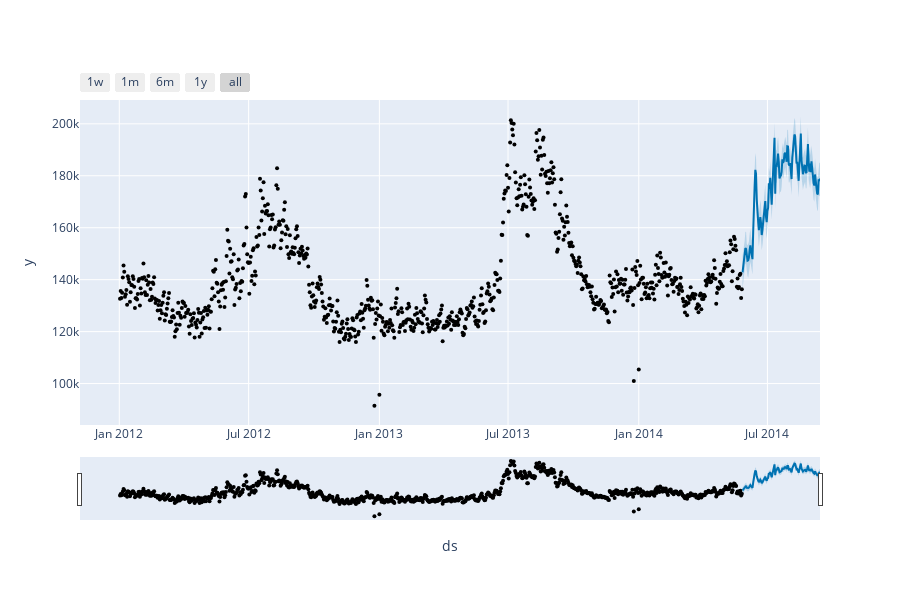

Notebook code for this chart:
### Code cell
plot_plotly(model2, cluster2_test)
